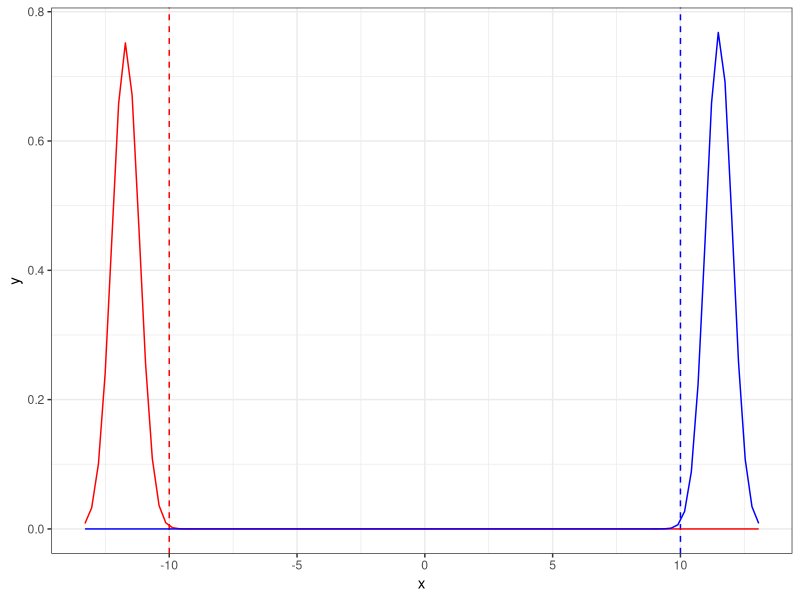
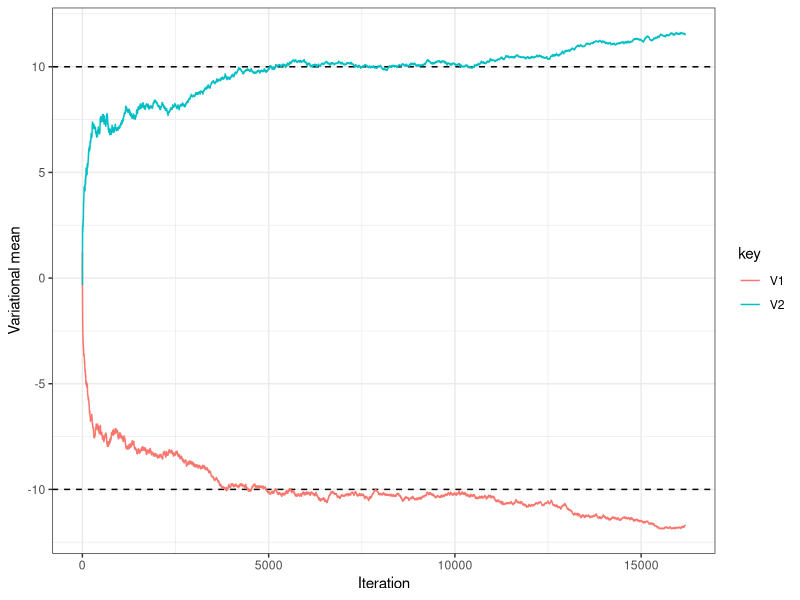
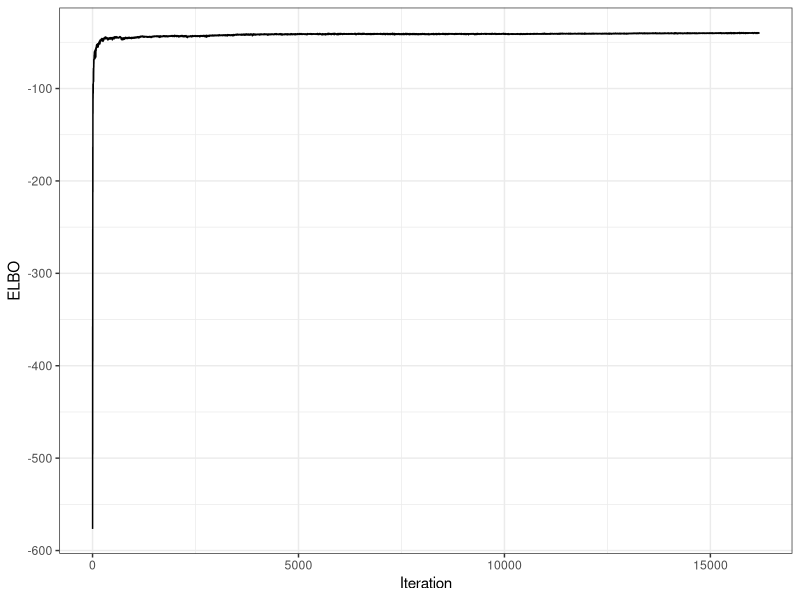
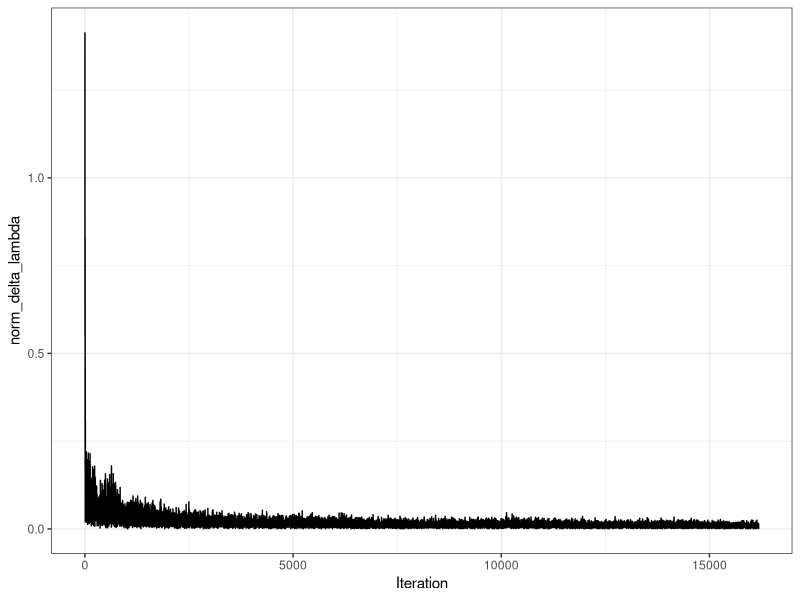

Here is the R script that generated these plots, in order:
library(MASS)
library(dplyr)
library(tidyr)
library(purrr)
library(ggplot2)

theme_set(theme_bw())

max_iter = 20000
eps = 1e-16

# Functions ---------------------------------------------------------------

norm = function(x){
  return(sqrt(sum(x^2)))
}

sigmoid = function(w){
  return(1/(1 + exp(-w)))
}

dot = function(X, Y){
  return(X %*% Y)
}

zeros = function(P){
  return(rep(0.0, P))
}

ones = function(P){
  return(rep(1.0, P))
}

create_data = function(N, real_mu, seed = 0){
  set.seed(seed)
  P = length(real_mu)
  X = mvrnorm(N, mu = rep(0, P), Sigma = diag(rep(1, P)))
  y = rbinom(N, 1, sigmoid(dot(X, real_mu)))
  return(list(X = X, y = y))
}


# elbo_grad = function(z_sample, mu, sigma_sq, y, X, P, prior_sigma){
#   score_mu = (z_sample - mu)/(sigma_sq)
#   score_logsigma_sq = (-1/(2*sigma_sq) + ((z_sample - mu)^2)/(2*(sigma_sq^2))) * sigma_sq
#   aux_1 = y * as.numeric(log(sigmoid(dot(X, z_sample))))
#   aux_2 = (1 - y) * as.numeric(log(1 - sigmoid(dot(X, z_sample))))
#   log_p_aux_1 = sum(aux_1 + aux_2)
#   log_p_aux_2 = sum(log(dnorm(z_sample, zeros(P), prior_sigma*ones(P))))
#   log_p = log_p_aux_1 + log_p_aux_2
#   log_q = sum(norm_logpdf(z_sample, mu, sqrt(sigma_sq)))
#   grad = c(score_mu, score_logsigma_sq)*(log_p - log_q)
#   return(grad)
# }


# matrix_vector_operation = function(X, y, func){
#   if(func == "+"){
#     out = t(t(X) + y)
#   }
#   if(func == "-"){
#     out = t(t(X) - y)
#   }
#   if(func == "*"){
#     out = t(t(X) * y)
#   }
#   if(func == "/"){
#     out = t(t(X) / y)
#   }
#   return(out)
# }
# 
# 
# matrix_vector_operation_2 = function(X, y, func){
#   if(func == "+"){
#     out = t(t(X) + y)
#   }
#   if(func == "-"){
#     out = t(t(X) - y)
#   }
#   if(func == "*"){
#     out = t(t(X) * y)
#   }
#   if(func == "/"){
#     out = t(t(X) / y)
#   }
#   return(out)
# }
# 
# elbo_grad_samples = function(samples, mu, sigma_sq, y, X, P, prior_sigma){
#   centered = matrix_vector_operation(samples, mu, "-")
#   score_mu = matrix_vector_operation(centered, sigma_sq, "/")
#   score_logsigma_sq_1 = matrix_vector_operation(centered^2, 2*(sigma_sq^2), "/")
#   score_logsigma_sq_2 = matrix_vector_operation(score_logsigma_sq_1, -1/(2*sigma_sq), "+")
#   score_logsigma_sq = matrix_vector_operation(score_logsigma_sq_2, sigma_sq, "*")
#   # score_logsigma_sq = (-1/(2*sigma_sq) + ((z_sample - mu)^2)/(2*(sigma_sq^2))) * sigma_sq
#   sigmoid_matrix = sigmoid(dot(X, t(samples)))
#   aux_1 = matrix_vector_operation((log(sigmoid_matrix)), y, "*")
#   aux_2 = matrix_vector_operation(log(1 - sigmoid_matrix), (1 - y), "*")
#   log_p_aux_1 = colSums(aux_1 + aux_2)
#   log_p_aux_2 = sum(log(dnorm(samples, zeros(P), prior_sigma*ones(P))))
#   log_p = log_p_aux_1 + log_p_aux_2
#   log_q = sum(norm_logpdf(samples, mu, sqrt(sigma_sq)))
#   grad = c(score_mu, score_logsigma_sq)*(log_p - log_q)
#   return(grad)
# }


elbo_grad_samples = function(samples, mu, sigma_sq, y, X, P, prior_sigma){
  grad_acc = rep(0.0, 2*P)
  elbo_acc = 0.0
  S = nrow(samples)
  for(i in 1:S){
    z_sample = samples[i, ]
    centered = z_sample - mu
    score_mu = centered/sigma_sq
    score_logsigma_sq = (-1/(2*sigma_sq) + (centered^2)/(2*(sigma_sq^2))) * sigma_sq
    aux_1 = y * as.numeric(log(sigmoid(dot(X, z_sample)) + eps))
    aux_2 = (1 - y) * as.numeric(log(1 - sigmoid(dot(X, z_sample)) + eps))
    log_p_aux_1 = sum(aux_1 + aux_2)
    log_p_aux_2 = sum(log(dnorm(z_sample, zeros(P), prior_sigma*ones(P))))
    log_p = log_p_aux_1 + log_p_aux_2
    log_q = sum(log(dnorm(z_sample, mu, sqrt(sigma_sq))))
    elbo_i = log_p - log_q
    grad_i = c(score_mu, score_logsigma_sq)*(elbo_i)
    grad_acc = grad_acc + grad_i/S
    elbo_acc = elbo_acc + elbo_i/S
  }
  return(list(grad = grad_acc,
              elbo = elbo_acc))
}


vi = function(X, y, prior_sigma = 10000, max_iter = 6000, S = 10, eta = 1.0, seed = 0){
  set.seed(seed)
  N = dim(X)[1]
  P = dim(X)[2]
  mu = rnorm(P)
  G = matrix(zeros(2*P*2*P), ncol = 2*P)
  log_sigma_sq = rnorm(P)
  mus = matrix(zeros(max_iter*P), ncol = P)
  norm_delta_lambda = zeros(max_iter)
  ELBO = zeros(max_iter)
  
  cat("Begin optimization\n\n")
  for(t in 1:max_iter){
    mus[t,] = mu
    sigma_sq = exp(log_sigma_sq)
    samples = mvrnorm(S, mu, diag(sigma_sq))
    elbo_grad = elbo_grad_samples(samples, mu, sigma_sq, y, X, P, prior_sigma)
    grad_estimate = elbo_grad$grad
    ELBO[t] = elbo_grad$elbo
    G = G + (grad_estimate %*% t(grad_estimate))
    rho_t = (eta * 1/sqrt(diag(G)))
    mu_new = mu + rho_t[1:P] * grad_estimate[1:P]
    log_sigma_sq_new = log_sigma_sq + rho_t[(P+1):(2*P)] * grad_estimate[(P+1):(2*P)]
    norm_delta_lambda_t = norm(mu_new - mu)
    norm_delta_lambda[t] = norm_delta_lambda_t
    stop_criterion = norm_delta_lambda_t/norm(mu)
    if(t %% 100 == 1){
      cat("", "\n")
      cat("Iteration: ", t, "\n")
      cat("Mu: ", mu, "\n")
      cat("Sigma squared: ", exp(log_sigma_sq), "\n")
      cat("Delta lambda: ", norm_delta_lambda_t, "\n")
      cat("Estimate gradient norm: ", norm(grad_estimate), "\n")
      cat("Estimate ELBO: ", ELBO[t], "\n")
      cat("Stop criterion value: ", stop_criterion, "\n")
    }
    if(stop_criterion < 0.00001){
      cat("Breaking\n\n")
      break
    }
    mu = mu_new
    log_sigma_sq = log_sigma_sq_new
  }
  
  cat(""    , "\n")
  cat("Optimization complete", "\n")
  cat("Final mu: ", mu, "\n")
  cat("Final sigma_sq: ", exp(log_sigma_sq), "\n")
  cat("Stop criterion value: ", stop_criterion, "\n")
  model_out = list(
    mu = mu, 
    sigma_sq = sigma_sq, 
    mus = mus[1:t,], 
    norm_delta_lambda = norm_delta_lambda[1:t],
    ELBO = ELBO[1:t]
  )
  return(model_out)
}


# Run VI ------------------------------------------------------------------

real_mu = c(-10, 10)

dat = create_data(300, real_mu, seed = 0)

mod = vi(dat$X, dat$y, S = 30, max_iter = max_iter, seed = 0)

mu = mod$mu
sigma = sqrt(mod$sigma_sq)
colours = c('red', 'blue', 'dark green', 'green')[1:length(real_mu)]

tibble(x = c(mu + 3*sigma, mu - 3*sigma)) %>% 
  ggplot(aes(x)) + 
  geom_vline(xintercept = real_mu, col = colours, linetype = "dashed") +
  mapply(function(mean, sd, col) {
    stat_function(fun = dnorm, args = list(mean = mean, sd = sd), col = col)
  }, 
  mean = mu, 
  sd = sigma, 
  col = colours
  ) 


mod$mus %>% 
  as_tibble() %>% 
  mutate(Iteration = 1:nrow(.)) %>% 
  gather(key, value, -Iteration) %>% 
  ggplot() +
  geom_hline(yintercept = real_mu, linetype = "dashed") +
  geom_line(aes(Iteration, value, colour = key)) +
  ylab("Variational mean") 


tibble(ELBO = mod$ELBO) %>% 
  mutate(Iteration = 1:nrow(.)) %>% 
  ggplot() +
  geom_line(aes(Iteration, ELBO))


tibble(norm_delta_lambda = mod$norm_delta_lambda) %>% 
  mutate(Iteration = 1:nrow(.)) %>% 
  ggplot() +
  geom_line(aes(Iteration, norm_delta_lambda))





